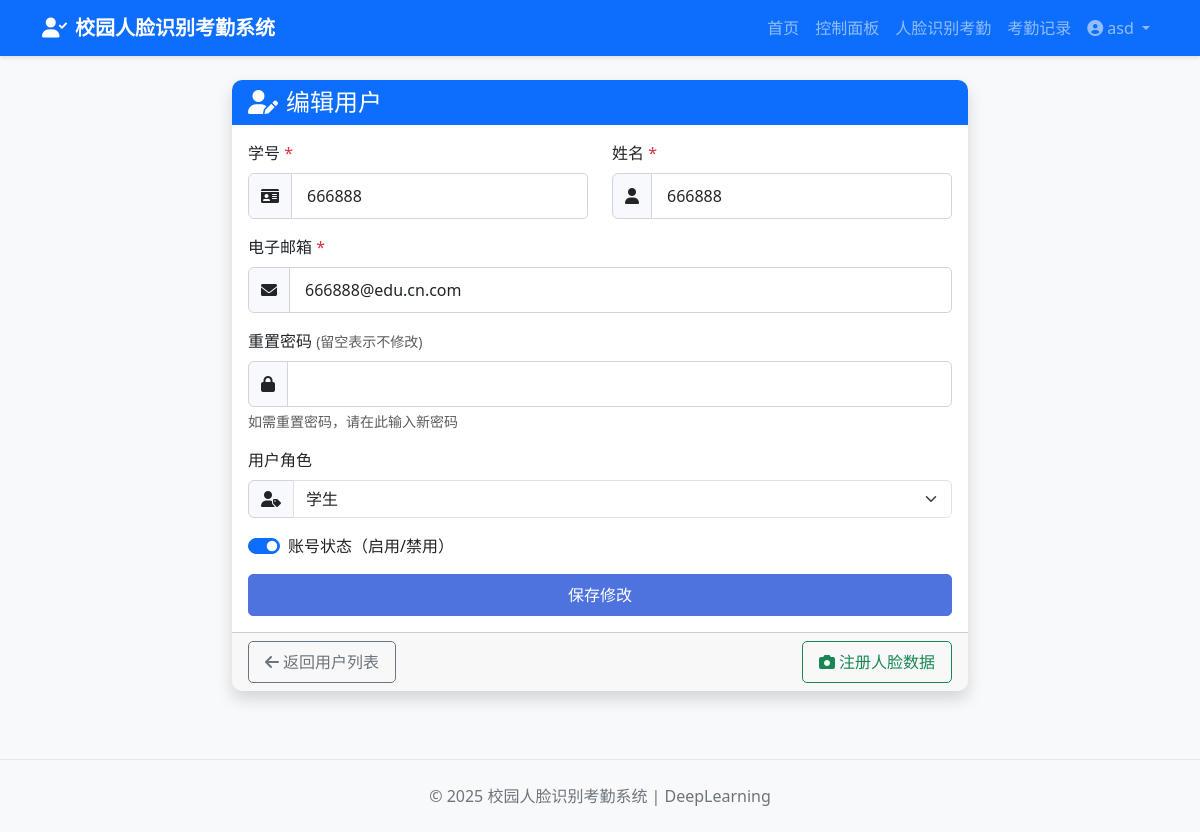
The app's page /edit-user/8 (signed in) with its own data.
### tables this page shows
CREATE TABLE users (
        id INTEGER PRIMARY KEY AUTOINCREMENT,
        student_id TEXT UNIQUE NOT NULL,
        name TEXT NOT NULL,
        email TEXT UNIQUE,
        password TEXT NOT NULL,
        registration_date TIMESTAMP DEFAULT CURRENT_TIMESTAMP
    , role TEXT DEFAULT 'student', is_active INTEGER DEFAULT 1);

### app.py (the view, shortened to what this page needs)
@app.route('/edit-user/<int:user_id>', methods=['GET', 'POST'])
def edit_user(user_id):
    if 'user_id' not in session:
        flash('Please login first', 'warning')
        return redirect(url_for('login'))
    user = User.get_user_by_id(user_id)
    if not user:
        flash('User not found', 'danger')
        return redirect(url_for('user_management'))
    face_encodings = FaceEncoding.get_face_encodings_by_user_id(user_id)
    user['has_face_data'] = len(face_encodings) > 0
    return render_template('edit_user.html', user=user)

### database/models.py (called while the page is built, shortened)
    @staticmethod
    def get_user_by_id(user_id):
        conn = sqlite3.connect(DB_PATH)
        cursor = conn.cursor()
        cursor.execute('''
        SELECT id, student_id, name, email, registration_date, role, is_active
        FROM users
        WHERE id = ?
        ''', (user_id,))
        user = cursor.fetchone()
        conn.close()
        if user:
            return {
                'id': user[0],
                'student_id': user[1],
                'name': user[2],
                'email': user[3],
                'registration_date': user[4],
                'role': user[5] if len(user) > 5 else 'student',
                'is_active': bool(user[6]) if len(user) > 6 else True
            }
        return None

    @staticmethod
    def get_face_encodings_by_user_id(user_id):
        conn = sqlite3.connect(DB_PATH)
        cursor = conn.cursor()
        cursor.execute('''
        SELECT id, user_id, encoding
        FROM face_encodings
        WHERE user_id = ?
        ''', (user_id,))
        encodings = cursor.fetchall()
        conn.close()
        result = []
        return result

### templates/edit_user.html (shortened to what this page needs)
{% extends 'base.html' %}
{% block content %}
<div class="row justify-content-center">
    <div class="col-md-8">
        <div class="card shadow">
            <div class="card-header bg-primary text-white">
                <h4 class="mb-0"><i class="fas fa-user-edit me-2"></i>编辑用户</h4>
            </div>
            <div class="card-body">
                <form method="POST" action="{{ url_for('edit_user', user_id=user.id) }}">
                    <div class="row">
                        <div class="col-md-6 mb-3">
                            <label for="student_id" class="form-label">学号 <span class="text-danger">*</span></label>
                            <div class="input-group">
                                <span class="input-group-text"><i class="fas fa-id-card"></i></span>
                                <input type="text" class="form-control" id="student_id" name="student_id"
                                    value="{{ user.student_id }}" required>
                            </div>
                        </div>
                        <div class="col-md-6 mb-3">
                            <label for="name" class="form-label">姓名 <span class="text-danger">*</span></label>
                            <div class="input-group">
                                <span class="input-group-text"><i class="fas fa-user"></i></span>
                                <input type="text" class="form-control" id="name" name="name" value="{{ user.name }}"
                                    required>
                            </div>
                        </div>
                    </div>
                    <div class="mb-3">
                        <label for="email" class="form-label">电子邮箱 <span class="text-danger">*</span></label>
                        <div class="input-group">
                            <span class="input-group-text"><i class="fas fa-envelope"></i></span>
                            <input type="email" class="form-control" id="email" name="email" value="{{ user.email }}"
                                required>
                        </div>
                    </div>
                    <div class="mb-3">
                        <label for="password" class="form-label">重置密码 <small
                                class="text-muted">(留空表示不修改)</small></label>
                        <div class="input-group">
                            <span class="input-group-text"><i class="fas fa-lock"></i></span>
                            <input type="password" class="form-control" id="password" name="password">
                        </div>
                        <div class="form-text">如需重置密码，请在此输入新密码</div>
                    </div>
                    <div class="mb-3">
                        <label for="role" class="form-label">用户角色</label>
                        <div class="input-group">
                            <span class="input-group-text"><i class="fas fa-user-tag"></i></span>
                            <select class="form-select" id="role" name="role">
                                <option value="student" {% if user.role=='student' %}selected{% endif %}>学生</option>
                            </select>
                        </div>
                    </div>
                    <div class="mb-3">
                        <div class="form-check form-switch">
                            <input class="form-check-input" type="checkbox" id="is_active" name="is_active" {% if
                                user.is_active %}checked{% endif %}>
                            <label class="form-check-label" for="is_active">账号状态（启用/禁用）</label>
                        </div>
                    </div>
                    <div class="d-grid gap-2">
                        <button type="submit" class="btn btn-primary">保存修改</button>
                    </div>
                </form>
            </div>
            <div class="card-footer">
                <div class="row">
                    <div class="col-md-6">
                        <a href="{{ url_for('user_management') }}" class="btn btn-outline-secondary">
                            <i class="fas fa-arrow-left me-1"></i>返回用户列表
                        </a>
                    </div>
                    <div class="col-md-6 text-md-end mt-2 mt-md-0">
                        {% if user.has_face_data %}
                        <button type="button" class="btn btn-outline-danger" data-bs-toggle="modal"
                            data-bs-target="#resetFaceModal">
                            <i class="fas fa-trash-alt me-1"></i>重置人脸数据
                        </button>
                        {% else %}
                        <a href="{{ url_for('face_registration_admin', user_id=user.id) }}"
                            class="btn btn-outline-success">
                            <i class="fas fa-camera me-1"></i>注册人脸数据
                        </a>
                        {% endif %}
                    </div>
                </div>
            </div>
        </div>
    </div>
</div>
{% endblock %}

### static/css/style.css (style rules this page uses)
body { background-color: #f8f9fa; font-family: 'Segoe UI', Tahoma, Geneva, Verdana, sans-serif; }
.card { border: none; border-radius: 10px; overflow: hidden; margin-bottom: 20px; transition: transform 0.3s, box-shadow 0.3s; }
.card-header { font-weight: 600; border-bottom: none; }
.btn { border-radius: 5px; font-weight: 500; padding: 8px 16px; transition: all 0.3s; }
.btn-primary { background-color: #4e73df; border-color: #4e73df; }
.form-control { border-radius: 5px; padding: 10px 15px; border: 1px solid #d1d3e2; }
.input-group-text { background-color: #f8f9fc; border: 1px solid #d1d3e2; }

### records on screen
users: student_id "666888", name "666888", email "666888@edu.cn.com", role "学生", is_active "☑"

### other values on screen
{{ session.get('name') }} "asd"
{{ 2025 }} "2025"
